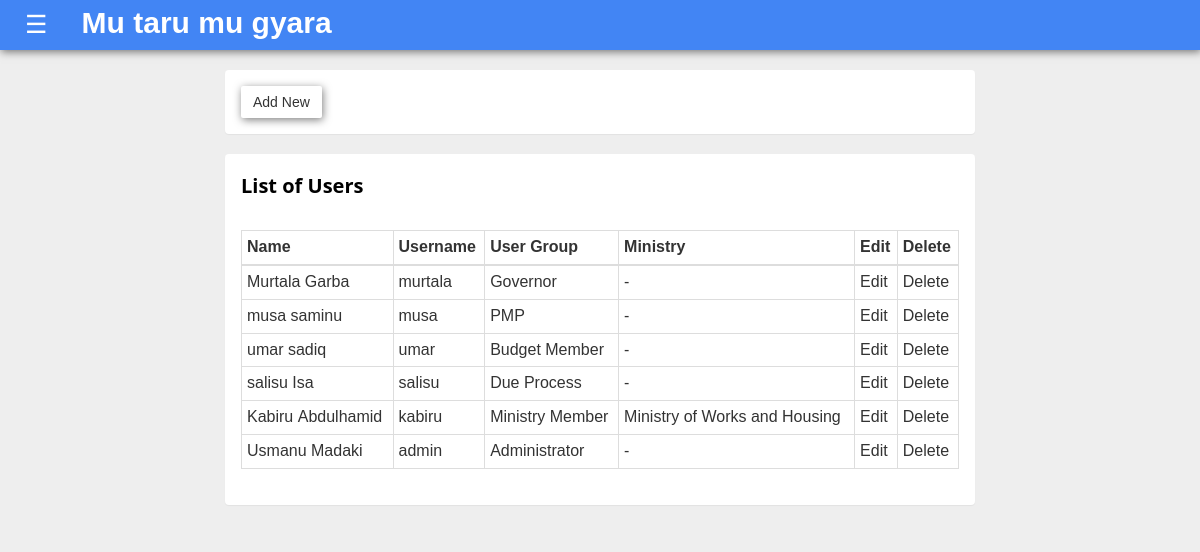
Page /users/ (signed in) on the earlier database version.
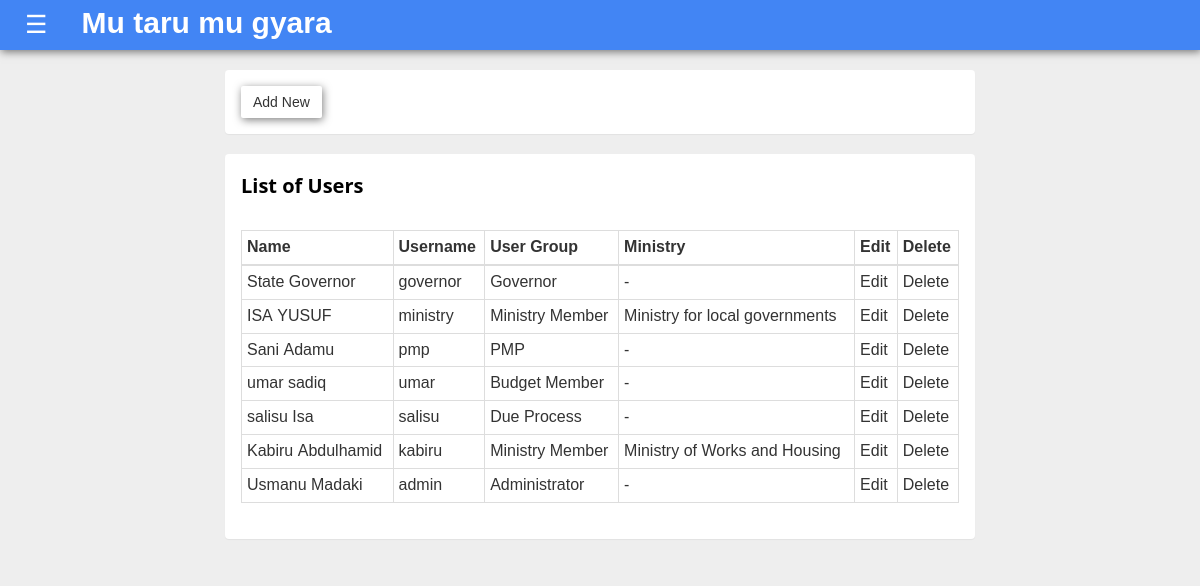
Same page on the later database version.
### users/models.py (models this page shows, shortened)
class User(AbstractUser):
    is_ministryuser = models.BooleanField(default=False)
    is_governor = models.BooleanField(default = False)
    is_pmp = models.BooleanField(default = False)
    is_budget = models.BooleanField(default=False)
    is_dueprocess = models.BooleanField(default=False)
    created = models.DateTimeField(default=timezone.now)
    GENDER_CHOICES = (
        ('Male', 'Male'),
        ('Female', 'Female')
    )
    gender = models.CharField(max_length = 20, choices = GENDER_CHOICES, null=True)
    ministry = models.ForeignKey(Ministry, on_delete=models.CASCADE, blank=True, null=True)
    def user_type(self):
        if self.is_ministryuser:
            return "Ministry Member"
        elif self.is_governor:
                return "Governor"
        elif self.is_pmp:
                return "PMP"
        elif self.is_budget:
            return "Budget Member"
        elif self.is_dueprocess:
            return "Due Process"
        else:
            return "Administrator"

### mda/models.py (models this page shows, shortened)
class Ministry(models.Model):
    name = models.CharField(max_length=200)
    def __str__(self):
        return self.name

### users/views.py (the view)
# urls.py: path('users/', views.user_list, name='user_list'),
@login_required
def user_list(request):
    context = {}
    context['users'] = User.objects.all().order_by('-created')
    context['title'] = 'Users'
    return render(request, 'users/index.html', context)

### users/templates/users/index.html (shortened to what this page needs)
{% extends 'base.html' %} {% block content%}
<div class="col-sm-12 col-md-8 col-md-offset-2">
    <div class="panel panel-inverse">
        <div class="panel-body">
<div class="dropdown">
<button onclick="myFunction()" class="dropbtn btn btn-default">Add New</button>
</div>
        </div>
        </div>
        <div class = "panel panel-inverse">
        <div class="panel-heading">
            <h4><b>List of Users</b></h4>
        </div>
        <div class="panel-body">
            <div class="table-responsive">
                <table class="table table-bordered table-condensed" id="table_id">
                    <thead>
                        <tr>
                            <th>Name</th>
                            <th>Username</th>
                            <th>User Group</th>
                            <th>Ministry</th>
                            <th>Edit</th>
                            <th>Delete</th>
                        </tr>
                    </thead>
                    {% if users %}
                    <tbody>
                        {% for user in users %}
                        <tr>
                            <td> {{user.first_name}}&nbsp;{{user.last_name}}</td>
                            <td>{{user.username}}</td>
                            <td>{{user.user_type}}</td>
                            {% if user.ministry %}
                            <td>{{user.ministry}}</td>
                            {% else %}
                            <td>-</td>
                            {% endif %}
                            <td><a href="{% url 'users:user_edit' user.id %}">Edit</a></td>
                            <td><a href="{% url 'users:user_delete' user.id %}">Delete</a></td>
                            {% endfor %}
                        </tr>
                    </tbody>
                </table>
        </div>
        </div>
    </div>
    </div>
    {% else %}
    <p>There is no users Available</p>
    {% endif %}
    {% endblock %}

### users/templates/base.html (shortened to what this page needs)
{% load pwa %}
{% load staticfiles %}
<html>
<head>
<link rel="stylesheet" href="{% static 'css/bootstrap.min.css' %}"/>
<link rel="stylesheet" href="{% static 'css/base.css' %}"/>
<link rel="stylesheet" href="{% static 'css/w3.css' %}"/>
<link rel="stylesheet" href="https://use.fontawesome.com/releases/v5.8.1/css/all.css">
</head>
<body>
<nav class="navbar navbar-inverse navbar-fixed-top">
  <div class="container-fluid">
    <div class="navbar-header">
    <span style="font-size:25px;cursor:pointer;margin-left:10px;" onclick="openNav()"id="header-link">☰</span>
    <span class="brand" id="header-link"><strong><a class="head-link" href="/">Mu taru mu gyara</a><strong></span>
  </div>
</nav>
  <div class="container">
  {% block content %}
  {% endblock %}
</div>
</body>
</html>

### users/static/css/base.css (style rules this page uses)
.navbar { background-color: #4285F4; border-radius: 0px; border-style: none; box-shadow: 1px 2px 8px rgba(0, 0, 0, .5); }
.head-link { text-decoration: none; color: white; }
#header-link { color: white; margin-left:30px; }
.brand { font-size: 30px; font-family: 'Lucida Sans', 'Lucida Sans Regular', 'Lucida Grande', 'Lucida Sans Unicode', Geneva, Verdana, sans-serif; }
body { background-color: #eee; font-family: "Lato", sans-serif; }
.container { margin-top:70px; margin-left:5px auto; width:100%; }
.btn { box-shadow: 1px 2px 8px rgba(0, 0, 0, .5); border-radius: 2px; }
.panel-heading { color: black; height: 60px; }

### users/static/css/w3.css (style rules this page uses)
*,*:before,*:after { box-sizing:inherit }
html { -ms-text-size-adjust:100%;-webkit-text-size-adjust:100% }
body { margin:0 }
article,aside,details,figcaption,figure,footer,header,main,menu,nav,section,summary { display:block }
a { background-color:transparent;-webkit-text-decoration-skip:objects }
button,input,select,textarea { font:inherit;margin:0 }
button,input { overflow:visible }
button,select { text-transform:none }
button,html [type=button],[type=reset],[type=submit] { -webkit-appearance:button }
html,body { font-family:Verdana,sans-serif;font-size:15px;line-height:1.5 }
html { overflow-x:hidden }
h4 { font-size:20px }
h1,h2,h3,h4,h5,h6 { font-family:"Segoe UI",Arial,sans-serif;font-weight:400;margin:10px 0 }
a { color:inherit }

### users/templates/base.html (style rules this page uses)
.dropbtn { border: none; cursor: pointer; }
.dropdown { position: relative; display: inline-block; }

Differences in the rows shown:
removed User: first_name "Murtala", last_name "Garba", username "murtala", user_type "Governor"
removed User: first_name "musa", last_name "saminu", username "musa", user_type "PMP"
added User: first_name "State", last_name "Governor", username "governor", user_type "Governor"
added User: first_name "ISA", last_name "YUSUF", username "ministry", user_type "Ministry Member", ministry "Ministry for local governments"
added User: first_name "Sani", last_name "Adamu", username "pmp", user_type "PMP"
